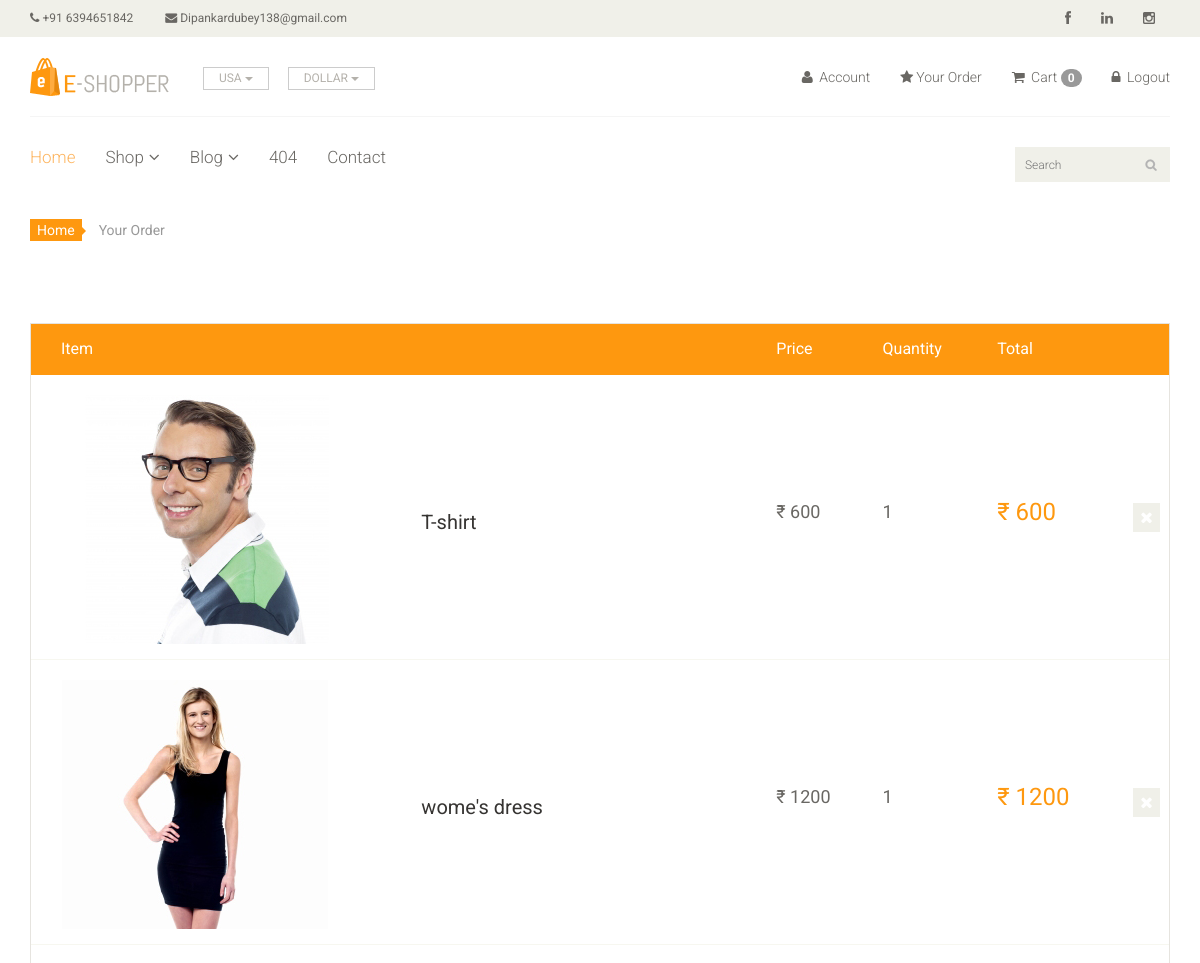
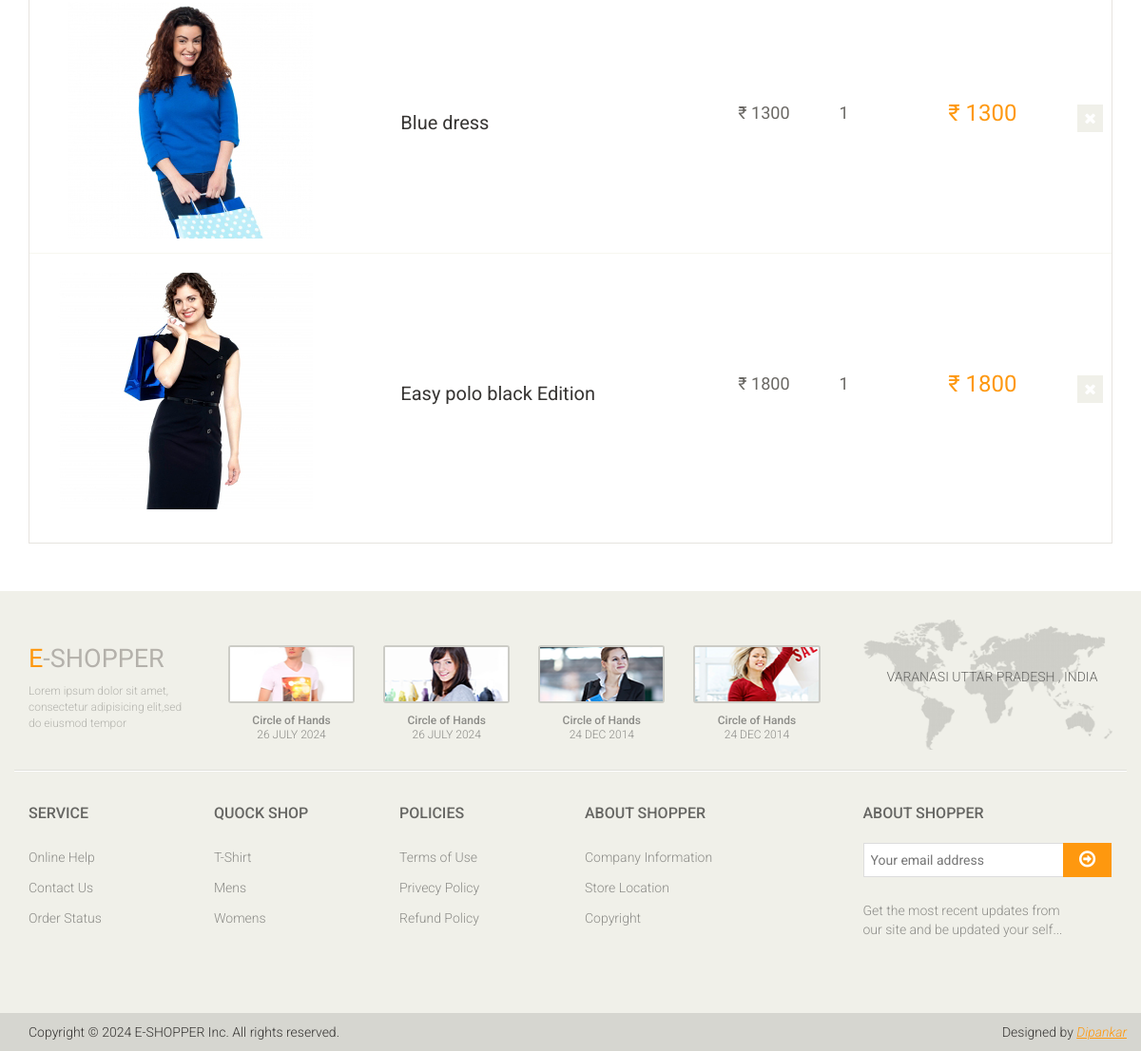
Page /order/ (signed in) on the committed database (2 pictures, top to bottom).
### app/models.py (models this page shows, shortened)
class Order(models.Model):
    image = models.ImageField(upload_to='ecommerce/order/image')
    product = models.CharField(max_length=1000,default='')
    user = models.ForeignKey(User,on_delete=models.CASCADE)
    price = models.IntegerField()
    quantity = models.CharField(max_length=5)
    total = models.CharField(max_length=100, default='')
    address = models.TextField()
    phone = models.CharField(max_length=10)
    pincode = models.CharField(max_length=10)
    date = models.DateField(default=datetime.datetime.today)

### Ecommerce/views.py (the view)
# urls.py: path('order/',views.Your_order,name='order'),
def Your_order(request):
    uid = request.session.get('_auth_user_id')
    user = User.objects.get(pk=uid)
    order = Order.objects.filter(user = user)
    data ={
        'order':order,
    }
    return render(request,"Order.html",data)

### templates/Order.html
{% extends "master.html" %}
{% block content %}
<section id="cart_items">
		<div class="container">
			<div class="breadcrumbs">
				<ol class="breadcrumb">
				  <li><a href="#">Home</a></li>
				  <li class="active">Your Order</li>
				</ol>
			</div>
			<div class="table-responsive cart_info">
				<table class="table table-condensed">
					<thead>
						<tr class="cart_menu">
							<td class="image">Item</td>
							<td class="description"></td>
							<td class="price">Price</td>
							<td class="quantity">Quantity</td>
							<td class="total">Total</td>
							<td></td>
						</tr>
					</thead>
					<tbody>
					{% for i in order %}
						<tr>
							<td class="cart_product">
								<a href=""><img src="{{i.image}}" alt=""></a>
							</td>
							<td class="cart_description">
								<h4><a href="">{{i.product}}</a></h4>
							</td>
							<td class="cart_price">
								<p>₹ {{i.price}}</p>
							</td>
							<td class="cart_quantity">
								<div class="cart_price">
									<p>{{i.quantity}}</p>
								</div>
							</td>
							<td class="cart_total">
								<p class="cart_total_price">₹ {{i.total}}</p>
							</td>
							<td class="cart_delete">
								<a class="cart_quantity_delete" href=""><i class="fa fa-times"></i></a>
							</td>
						</tr>
					{% endfor %}
					</tbody>
				</table>
			</div>
		</div>
	</section>
{% endblock %}

### static/css/main.css (style rules this page uses)
body { font-family: 'Roboto', sans-serif; background:; position: relative; font-weight:400px; }
a { -webkit-transition: 300ms; -moz-transition: 300ms; -o-transition: 300ms; transition: 300ms; }
h1, h2, h3, h4, h5, h6 { font-family: 'Roboto', sans-serif; }
.breadcrumbs { position: relative; }
.breadcrumbs .breadcrumb { background:transparent; margin-bottom: 75px; padding-left: 0; }
.breadcrumbs .breadcrumb li a { background:#FE980F; color: #FFFFFF; padding: 3px 7px; }
.breadcrumbs .breadcrumb li a:after { content:""; height:auto; width: auto; border-width: 8px; border-style: solid; border-color:transparent transparent transparent #FE980F; position: absolute; top: 11px; left:48px; }
.breadcrumbs .breadcrumb > li + li:before { content: " "; }
#cart_items .cart_info { border: 1px solid #E6E4DF; margin-bottom: 50px }
#cart_items .cart_info .cart_menu { background: #FE980F; color: #fff; font-size: 16px; font-family: 'Roboto', sans-serif; font-weight: normal; }
#cart_items .cart_info .table.table-condensed thead tr { height: 51px; }
#cart_items .cart_info .table.table-condensed tr { border-bottom: 1px solid#F7F7F0 }
#cart_items .cart_info .table.table-condensed tr:last-child { border-bottom: 0 }
.cart_info table tr td { border-top: 0 none; vertical-align: inherit; }
#cart_items .cart_info .image { padding-left: 30px; }
#cart_items .cart_info .cart_description h4 { margin-bottom: 0 }
#cart_items .cart_info .cart_description h4 a { color: #363432; font-family: 'Roboto',sans-serif; font-size: 20px; font-weight: normal; }
#cart_items .cart_info .cart_price p { color:#696763; font-size: 18px }
#cart_items .cart_info .cart_total_price { color: #FE980F; font-size: 24px; }
.cart_product { display: block; margin: 15px -70px 10px 25px; }
.cart_delete { display: block; margin-right: -12px; overflow: hidden; }
.cart_delete a { background:#F0F0E9; color: #FFFFFF; padding: 5px 7px; font-size: 16px }

### rows in the picture
Order: image (picture), product "T-shirt", price "600", quantity "1", total "600"
Order: image (picture), product "wome's dress", price "1200", quantity "1", total "1200"
Order: image (picture), product "Blue dress", price "1300", quantity "1", total "1300"
Order: image (picture), product "Easy polo black Edition", price "1800", quantity "1", total "1800"

### other values in the picture
{{ request.session.cart|length }} "0"
